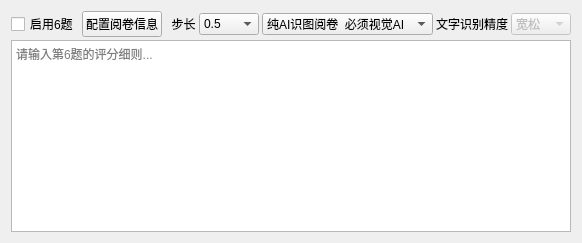
          <widget class="QWidget" name="tab_question6">
           <attribute name="title">
            <string>题目6</string>
           </attribute>
           <layout class="QVBoxLayout" name="verticalLayout_q6">
            <property name="spacing">
             <number>3</number>
            </property>
            <item>
             <layout class="QHBoxLayout" name="horizontalLayout_q6_header">
              <item>
               <widget class="QCheckBox" name="enableQuestion6">
                <property name="text">
                 <string>启用6题</string>
                </property>
               </widget>
              </item>
              <item>
               <widget class="QPushButton" name="configQuestion6">
                <property name="text">
                 <string>配置阅卷信息</string>
                </property>
               </widget>
              </item>
              <item>
               <widget class="QLabel" name="label_step6">
                <property name="sizePolicy">
                 <sizepolicy hsizetype="Fixed" vsizetype="Preferred">
                  <horstretch>0</horstretch>
                  <verstretch>0</verstretch>
                 </sizepolicy>
                </property>
                <property name="text">
                 <string>  步长</string>
                </property>
               </widget>
              </item>
              <item>
               <widget class="QComboBox" name="score_rounding_step_6">
                <property name="sizePolicy">
                 <sizepolicy hsizetype="Fixed" vsizetype="Fixed">
                  <horstretch>0</horstretch>
                  <verstretch>0</verstretch>
                 </sizepolicy>
                </property>
                <property name="minimumSize">
                 <size>
                  <width>60</width>
                  <height>0</height>
                 </size>
                </property>
                <item>
                 <property name="text">
                  <string>0.5</string>
                 </property>
                </item>
                <item>
                 <property name="text">
                  <string>1</string>
                 </property>
                </item>
               </widget>
              </item>
              <item>
               <widget class="QComboBox" name="ocr_mode_6">
                <property name="sizePolicy">
                 <sizepolicy hsizetype="Fixed" vsizetype="Fixed">
                  <horstretch>0</horstretch>
                  <verstretch>0</verstretch>
                 </sizepolicy>
                </property>
                <property name="minimumSize">
                 <size>
                  <width>160</width>
                  <height>0</height>
                 </size>
                </property>
                <item>
                 <property name="text">
                  <string>纯AI识图阅卷  必须视觉AI</string>
                 </property>
                </item>
                <item>
                 <property name="text">
                  <string>百度OCR识别文字+AI评阅</string>
                 </property>
                </item>
               </widget>
              </item>
              <item>
               <widget class="QLabel" name="label_15_q6">
                <property name="sizePolicy">
                 <sizepolicy hsizetype="Fixed" vsizetype="Preferred">
                  <horstretch>0</horstretch>
                  <verstretch>0</verstretch>
                 </sizepolicy>
                </property>
                <property name="text">
                 <string>文字识别精度</string>
                </property>
               </widget>
              </item>
              <item>
               <widget class="QComboBox" name="ocr_quality_6">
                <property name="enabled">
                 <bool>false</bool>
                </property>
                <property name="sizePolicy">
                 <sizepolicy hsizetype="Fixed" vsizetype="Fixed">
                  <horstretch>0</horstretch>
                  <verstretch>0</verstretch>
                 </sizepolicy>
                </property>
                <property name="minimumSize">
                 <size>
                  <width>60</width>
                  <height>0</height>
                 </size>
                </property>
                <item>
                 <property name="text">
                  <string>宽松</string>
                 </property>
                </item>
                <item>
                 <property name="text">
                  <string>适度</string>
                 </property>
                </item>
                <item>
                 <property name="text">
                  <string>严格</string>
                 </property>
                </item>
               </widget>
              </item>
             </layout>
            </item>
            <item>
             <widget class="QPlainTextEdit" name="StandardAnswer_text_6">
              <property name="placeholderText">
               <string>请输入第6题的评分细则...</string>
              </property>
             </widget>
            </item>
           </layout>
          </widget>
